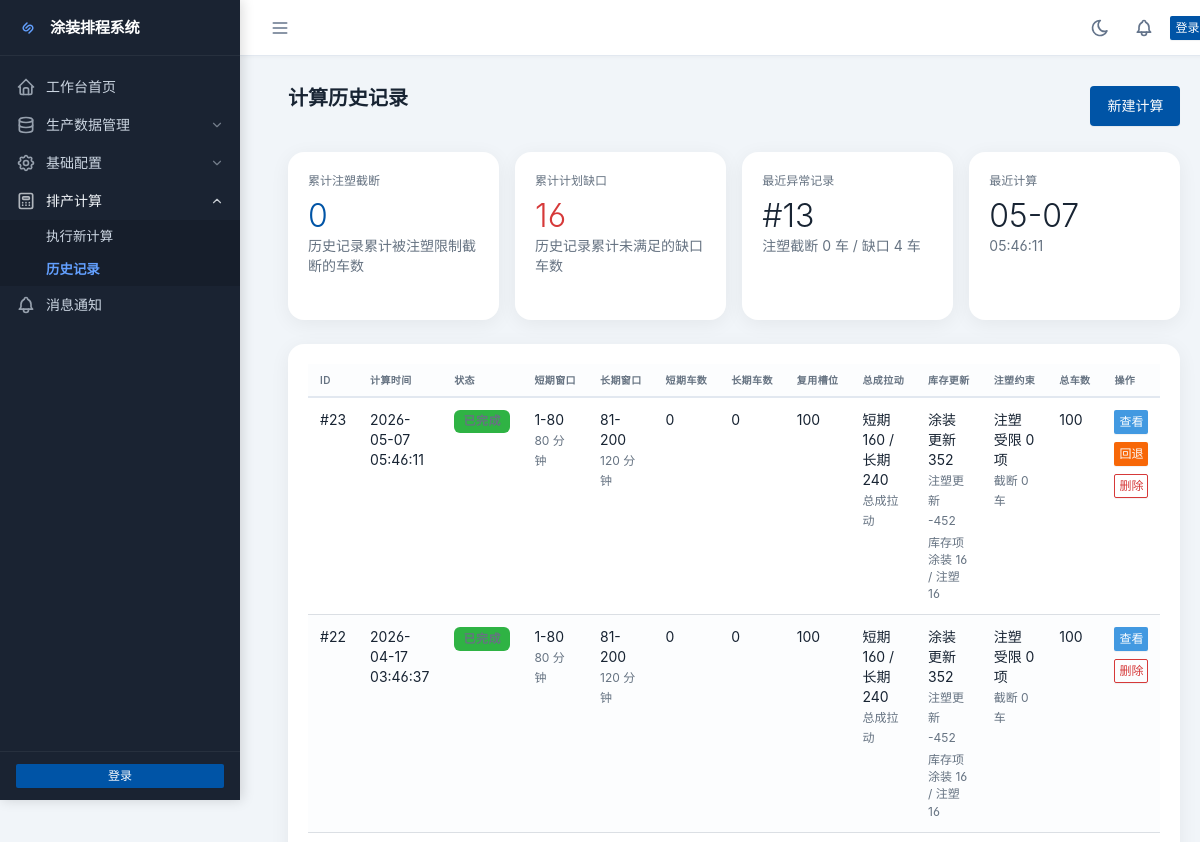
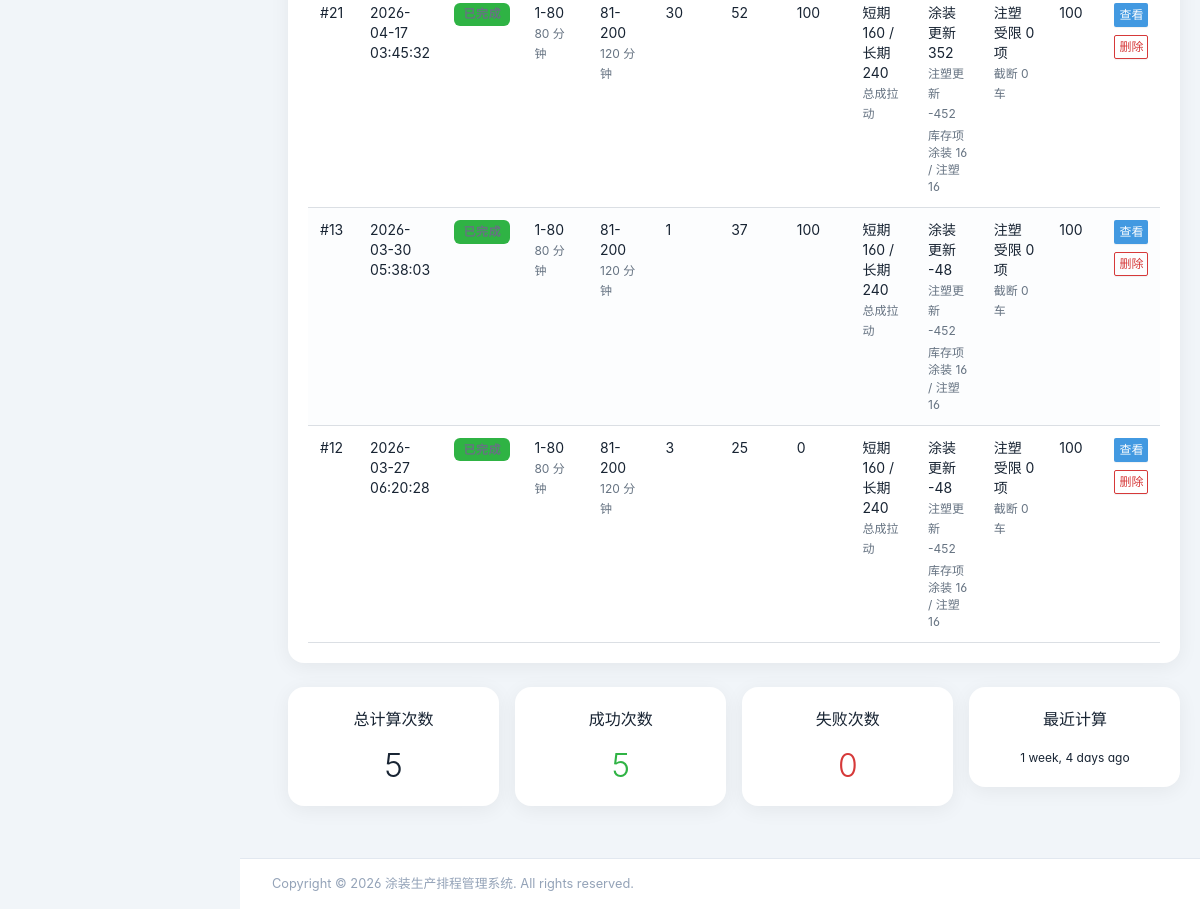
The app's page /schedule/history/, older data (2 pictures, top to bottom).
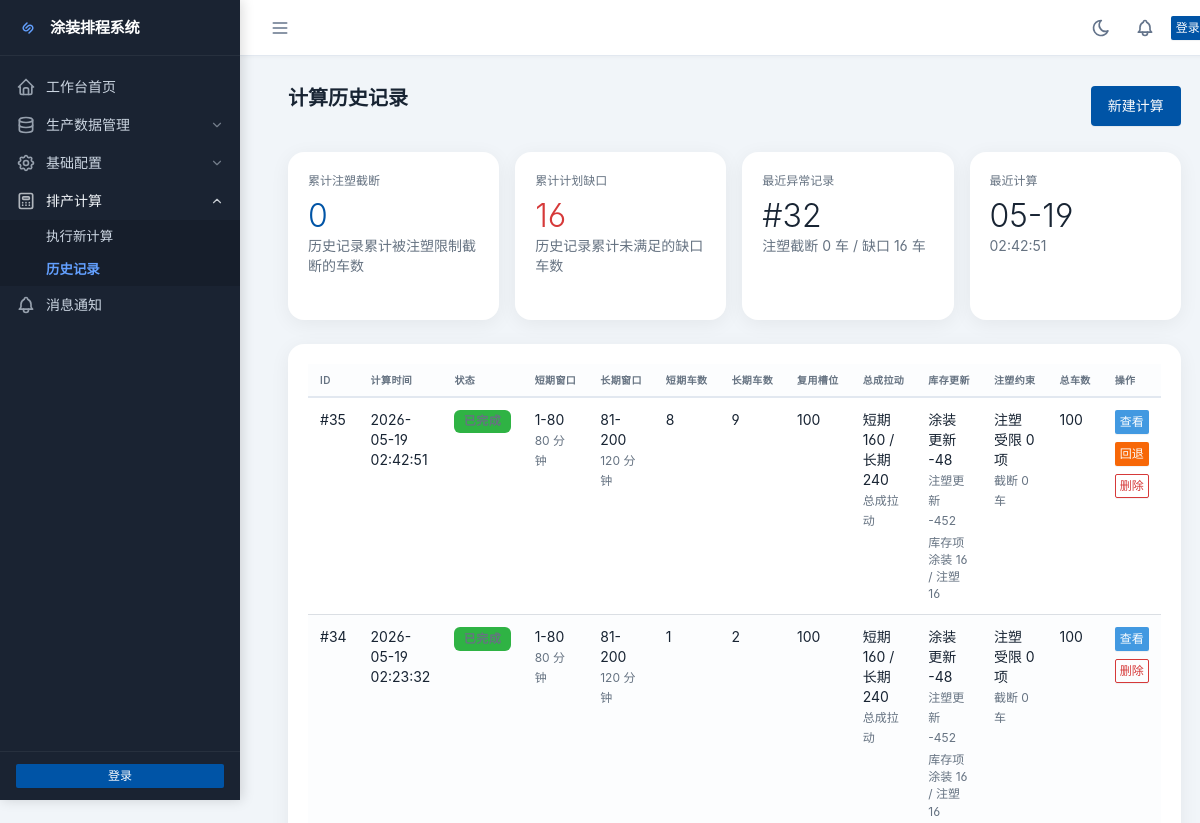
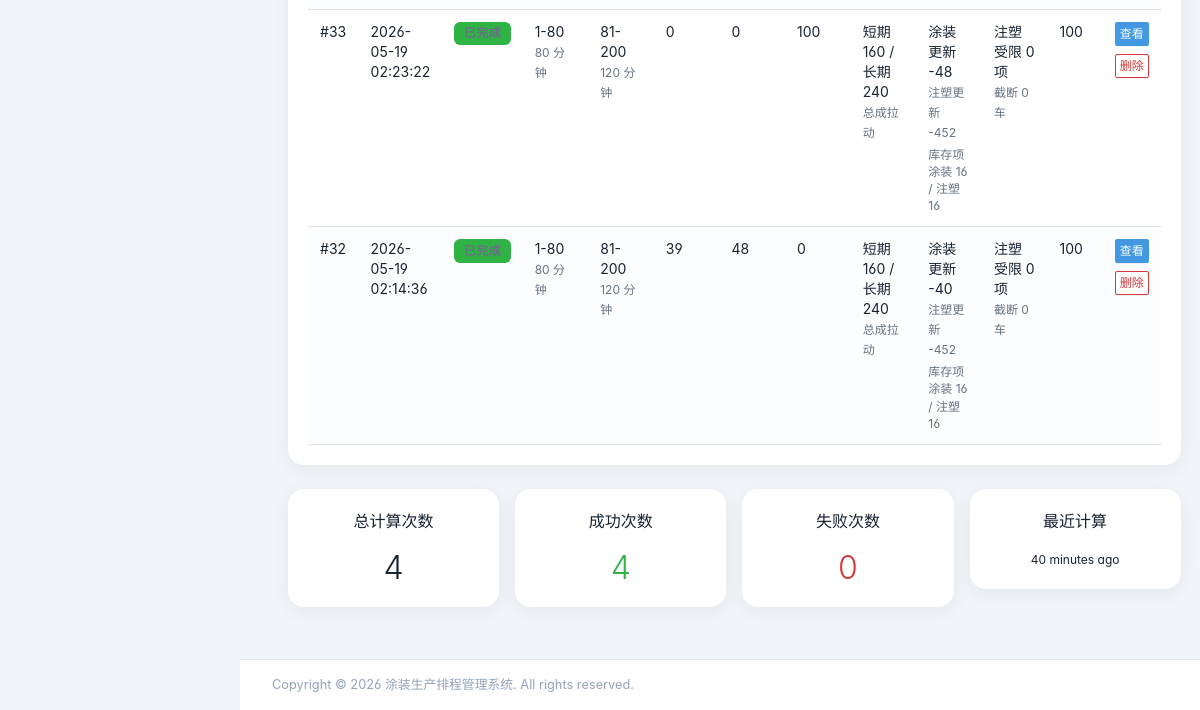
The same page, newer data (2 pictures, top to bottom).
### schedule/models.py (models this page shows, shortened)
class ScheduleRecord(models.Model):
    STATUS_CHOICES = [
        ('pending', '计算中'),
        ('completed', '已完成'),
        ('failed', '失败'),
        ('rolled_back', '已回退'),
    ]
    record_time = models.DateTimeField(auto_now_add=True, verbose_name="记录时间")
    short_term_duration = models.IntegerField(verbose_name="短期时长(分钟)")
    long_term_duration = models.IntegerField(verbose_name="长期时长(分钟)")
    total_vehicles = models.IntegerField(verbose_name="总车数")
    status = models.CharField(max_length=20, choices=STATUS_CHOICES, default='pending', verbose_name="状态")
    error_message = models.TextField(blank=True, verbose_name="错误信息")
    cycle_time_min = models.IntegerField(verbose_name="涂装一圈时间(分钟)")
    avg_hanging_count = models.IntegerField(verbose_name="每车平均挂数")
    total_vehicles_in_line = models.IntegerField(verbose_name="涂装线一圈车数")
    short_term_capacity = models.FloatField(verbose_name="短期产能百分比")
    long_term_capacity = models.FloatField(verbose_name="长期产能百分比")
    front_rear_balance_d = models.IntegerField(verbose_name="前后平衡约束差值")
    group_capacity_limit = models.FloatField(verbose_name="组车数平衡约束")
    class Meta:
        verbose_name = "排产记录"
        verbose_name_plural = "排产记录"
        ordering = ['-record_time']

### schedule/views.py (the view)
# urls.py: path('history/', views.history_list_view, name='history'),
def history_list_view(request):
    _risks_qs = RiskRecord.objects.select_related(
        'product__vehicle_model', 'product__color', 'product__position_type'
    )
    _plans_qs = SchedulePlan.objects.select_related(
        'product__vehicle_model', 'product__color', 'product__position_type'
    )
    records = list(
        ScheduleRecord.objects.prefetch_related(
            Prefetch('risks', queryset=_risks_qs, to_attr='_prefetched_risks'),
            Prefetch('plans', queryset=_plans_qs, to_attr='_prefetched_plans'),
            'formation_slots',
            'inventory_snapshots',
            'demands',
        ).order_by('-record_time')
    )
    for record in records:
        plans = record._prefetched_plans        # list, already select_related
        risks = record._prefetched_risks         # list, already select_related
        slots = list(record.formation_slots.all())
        snapshots = list(record.inventory_snapshots.all())
        demands = list(record.demands.all())
        record.short_vehicles = sum(p.vehicle_count for p in plans if p.plan_type == 'short')
        record.long_vehicles = sum(p.vehicle_count for p in plans if p.plan_type == 'long')
        record.reused_slots = sum(1 for s in slots if s.is_reused)
        record.total_vehicles_used = sum(1 for s in slots if s.product_id is not None)
        record.paint_delta = sum(s.delta_quantity for s in snapshots if s.inventory_type == 'paint')
        record.injection_delta = sum(s.delta_quantity for s in snapshots if s.inventory_type == 'injection')
        record.short_demand_total = sum(d.demand_quantity for d in demands if d.demand_type == 'short')
        record.long_demand_total = sum(d.demand_quantity for d in demands if d.demand_type == 'long')
        record.paint_snapshot_count = sum(1 for s in snapshots if s.inventory_type == 'paint')
        record.injection_snapshot_count = sum(1 for s in snapshots if s.inventory_type == 'injection')
        record.short_window_label = f"1-{record.short_term_duration}"
        record.long_window_label = (
            f"{record.short_term_duration + 1}-"
            f"{record.short_term_duration + record.long_term_duration}"
        )
        injection_constraint_metrics = build_injection_constraint_metrics(
            record,
            prefetched_risks=risks,
            prefetched_plans=plans,
        )
        record.injection_constrained_count = injection_constraint_metrics['count']
        record.injection_constrained_vehicle_loss = injection_constraint_metrics['vehicle_loss']
        plan_gap_metrics = build_plan_gap_metrics(
            record,
            prefetched_risks=risks,
            prefetched_plans=plans,
        )
        record.plan_gap_count = plan_gap_metrics['count']
        record.plan_gap_vehicle_loss = plan_gap_metrics['gap_vehicles']
    completed_count = sum(1 for r in records if r.status == 'completed')
    failed_count = sum(1 for r in records if r.status == 'failed')
    latest_completed = next((r for r in records if r.status == 'completed'), None)
    latest_completed_id = latest_completed.id if latest_completed else None
    latest_time = records[0].record_time if records else None
    total_injection_vehicle_loss = sum(r.injection_constrained_vehicle_loss for r in records)
    total_plan_gap_vehicle_loss = sum(r.plan_gap_vehicle_loss for r in records)
    latest_exception_record = next(
        (
            r for r in records
            if r.injection_constrained_vehicle_loss > 0 or r.plan_gap_vehicle_loss > 0
        ),
        None,
    )
    context = {
        'records': records,
        'completed_count': completed_count,
        'failed_count': failed_count,
        'latest_time': latest_time,
        'latest_completed_id': latest_completed_id,
        'total_injection_vehicle_loss': total_injection_vehicle_loss,
        'total_plan_gap_vehicle_loss': total_plan_gap_vehicle_loss,
        'latest_exception_record': latest_exception_record,
    }
    return render(request, 'schedule/history.html', context)

### templates/schedule/history.html (shortened to what this page needs)
{% extends "base.html" %}
{% load static %}
{% block content %}
<div class="container">
    <div class="row">
        <div class="col-md-12">
            <div class="d-flex justify-content-between align-items-center mb-4">
                <h2>计算历史记录</h2>
                <a href="{% url 'schedule:calculate' %}" class="btn btn-primary">
                     新建计算
                </a>
            </div>
            {% if records %}
            <div class="row mb-4">
                <div class="col-md-3">
                    <div class="card h-100">
                        <div class="card-body">
                            <div class="text-muted small mb-2">累计注塑截断</div>
                            <div class="display-6 text-primary">{{ total_injection_vehicle_loss }}</div>
                            <div class="text-muted">历史记录累计被注塑限制截断的车数</div>
                        </div>
                    </div>
                </div>
                <div class="col-md-3">
                    <div class="card h-100">
                        <div class="card-body">
                            <div class="text-muted small mb-2">累计计划缺口</div>
                            <div class="display-6 text-danger">{{ total_plan_gap_vehicle_loss }}</div>
                            <div class="text-muted">历史记录累计未满足的缺口车数</div>
                        </div>
                    </div>
                </div>
                <div class="col-md-3">
                    <div class="card h-100">
                        <div class="card-body">
                            <div class="text-muted small mb-2">最近异常记录</div>
                            {% if latest_exception_record %}
                            <div class="display-6">#{{ latest_exception_record.id }}</div>
                            <div class="text-muted">
                                注塑截断 {{ latest_exception_record.injection_constrained_vehicle_loss }} 车 / 缺口 {{ latest_exception_record.plan_gap_vehicle_loss }} 车
                            </div>
                            {% else %}
                            <div class="display-6">-</div>
                            <div class="text-muted">最近没有受限或缺口记录</div>
                            {% endif %}
                        </div>
                    </div>
                </div>
                <div class="col-md-3">
                    <div class="card h-100">
                        <div class="card-body">
                            <div class="text-muted small mb-2">最近计算</div>
                            {% if latest_time %}
                            <div class="display-6">{{ latest_time|date:"m-d" }}</div>
                            <div class="text-muted">{{ latest_time|date:"H:i:s" }}</div>
                            {% else %}
                            <div class="display-6">-</div>
                            <div class="text-muted">暂无记录</div>
                            {% endif %}
                        </div>
                    </div>
                </div>
            </div>
            {% endif %}
            <div class="card">
                <div class="card-body">
                    {% if records %}
                    <div class="table-responsive">
                        <table class="table table-striped table-hover">
                            <thead>
                                <tr>
                                    <th>ID</th>
                                    <th>计算时间</th>
                                    <th>状态</th>
                                    <th>短期窗口</th>
                                    <th>长期窗口</th>
                                    <th>短期车数</th>
                                    <th>长期车数</th>
                                    <th>复用槽位</th>
                                    <th>总成拉动</th>
                                    <th>库存更新</th>
                                    <th>注塑约束</th>
                                    <th>总车数</th>
                                    <th>操作</th>
                                </tr>
                            </thead>
                            <tbody>
                                {% for record in records %}
                                <tr>
                                    <td>#{{ record.id }}</td>
                                    <td>{{ record.record_time|date:"Y-m-d H:i:s" }}</td>
                                    <td>
                                        {% if record.status == 'completed' %}
                                        <span class="badge bg-success">已完成</span>
                                        {% elif record.status == 'pending' %}
                                        <span class="badge bg-warning">计算中</span>
                                        {% elif record.status == 'rolled_back' %}
                                        <span class="badge bg-secondary">已回退</span>
                                        {% else %}
                                        <span class="badge bg-danger">失败</span>
                                        {% endif %}
                                    </td>
                                    <td>
                                        <div>{{ record.short_window_label }}</div>
                                        <small class="text-muted">{{ record.short_term_duration }} 分钟</small>
                                    </td>
                                    <td>
                                        <div>{{ record.long_window_label }}</div>
                                        <small class="text-muted">{{ record.long_term_duration }} 分钟</small>
                                    </td>
                                    <td>{{ record.short_vehicles }}</td>
                                    <td>{{ record.long_vehicles }}</td>
                                    <td>{{ record.reused_slots }}</td>
                                    <td>
                                        <div>短期 {{ record.short_demand_total }} / 长期 {{ record.long_demand_total }}</div>
                                        <small class="text-muted">总成拉动</small>
                                    </td>
                                    <td>
                                        <div>涂装更新 {{ record.paint_delta }}</div>
                                        <small class="text-muted">注塑更新 {{ record.injection_delta }}</small>
                                        <div class="text-muted small mt-1">库存项 涂装 {{ record.paint_snapshot_count }} / 注塑 {{ record.injection_snapshot_count }}</div>
                                    </td>
                                    <td>
                                        <div>注塑受限 {{ record.injection_constrained_count }} 项</div>
                                        <small class="text-muted">截断 {{ record.injection_constrained_vehicle_loss }} 车</small>
                                    </td>
                                    <td>{{ record.total_vehicles_used }}</td>
                                    <td>
                                        <div class="d-flex gap-2 flex-wrap">
                                            {% if record.status == 'completed' %}
                                            <a href="{% url 'schedule:result' record.id %}"
                                                class="btn btn-sm btn-info">查看</a>
                                            {% else %}
                                            <button class="btn btn-sm btn-secondary" disabled>不可用</button>
                                            {% endif %}
                                            {% if record.id == latest_completed_id %}
                                            <button type="button" class="btn btn-sm btn-warning"
                                                data-bs-toggle="modal"
                                                data-bs-target="#rollbackModal"
                                                data-record-id="{{ record.id }}"
                                                data-rollback-url="{% url 'schedule:history_rollback' record.id %}">
                                                回退
                                            </button>
                                            {% endif %}
                                            <button type="button" class="btn btn-sm btn-outline-danger"
                                                data-bs-toggle="modal"
                                                data-bs-target="#deleteModal"
                                                data-record-id="{{ record.id }}"
                                                data-delete-url="{% url 'schedule:history_delete' record.id %}">
                                                删除
                                            </button>
                                        </div>
                                    </td>
                                </tr>
                                {% endfor %}
                            </tbody>
                        </table>
                    </div>
                    {% endif %}
                </div>
            </div>
            {% if records %}
            <div class="row mt-4">
                <div class="col-md-3">
                    <div class="card text-center">
                        <div class="card-body">
                            <h5 class="card-title">总计算次数</h5>
                            <p class="card-text display-6">{{ records|length }}</p>
                        </div>
                    </div>
                </div>
                <div class="col-md-3">
                    <div class="card text-center">
                        <div class="card-body">
                            <h5 class="card-title">成功次数</h5>
                            <p class="card-text display-6 text-success">{{ completed_count }}</p>
                        </div>
                    </div>
                </div>
                <div class="col-md-3">
                    <div class="card text-center">
                        <div class="card-body">
                            <h5 class="card-title">失败次数</h5>
                            <p class="card-text display-6 text-danger">{{ failed_count }}</p>
                        </div>
                    </div>
                </div>
                <div class="col-md-3">
                    <div class="card text-center">
                        <div class="card-body">
                            <h5 class="card-title">最近计算</h5>
                            <p class="card-text">
                                {% if latest_time %}
                                <small>{{ latest_time|timesince }} ago</small>
                                {% endif %}
                            </p>
                        </div>
                    </div>
                </div>
            </div>
            {% endif %}
        </div>
    </div>
</div>
{% endblock %}

Row changes from the older to the newer data that the page shows:
removed ScheduleRecord: id "13", injection_constrained_vehicle_loss "0", plan_gap_vehicle_loss "4", record_time "2026-03-30 05:38:03", short_window_label "1-80", short_term_duration "80", long_window_label "81-200", long_term_duration "120", short_vehicles "1", long_vehicles "37", reused_slots "100", short_demand_total "160", long_demand_total "240", paint_delta "-48", injection_delta "-452", paint_snapshot_count "16", injection_snapshot_count "16", injection_constrained_count "0", total_vehicles_used "100", status "查看"
removed ScheduleRecord: record_time "05-07", record_time "05:46:11", id "23", record_time "2026-05-07 05:46:11", short_window_label "1-80", short_term_duration "80", long_window_label "81-200", long_term_duration "120", short_vehicles "0", long_vehicles "0", reused_slots "100", short_demand_total "160", long_demand_total "240", paint_delta "352", injection_delta "-452", paint_snapshot_count "16", injection_snapshot_count "16", injection_constrained_count "0", injection_constrained_vehicle_loss "0", total_vehicles_used "100", status "查看", record_time "1 week, 4 days"
removed ScheduleRecord: id "22", record_time "2026-04-17 03:46:37", short_window_label "1-80", short_term_duration "80", long_window_label "81-200", long_term_duration "120", short_vehicles "0", long_vehicles "0", reused_slots "100", short_demand_total "160", long_demand_total "240", paint_delta "352", injection_delta "-452", paint_snapshot_count "16", injection_snapshot_count "16", injection_constrained_count "0", injection_constrained_vehicle_loss "0", total_vehicles_used "100", status "查看"
removed ScheduleRecord: id "21", record_time "2026-04-17 03:45:32", short_window_label "1-80", short_term_duration "80", long_window_label "81-200", long_term_duration "120", short_vehicles "30", long_vehicles "52", reused_slots "100", short_demand_total "160", long_demand_total "240", paint_delta "352", injection_delta "-452", paint_snapshot_count "16", injection_snapshot_count "16", injection_constrained_count "0", injection_constrained_vehicle_loss "0", total_vehicles_used "100", status "查看"
removed ScheduleRecord: id "12", record_time "2026-03-27 06:20:28", short_window_label "1-80", short_term_duration "80", long_window_label "81-200", long_term_duration "120", short_vehicles "3", long_vehicles "25", reused_slots "0", short_demand_total "160", long_demand_total "240", paint_delta "-48", injection_delta "-452", paint_snapshot_count "16", injection_snapshot_count "16", injection_constrained_count "0", injection_constrained_vehicle_loss "0", total_vehicles_used "100", status "查看"
added ScheduleRecord: id "32", injection_constrained_vehicle_loss "0", plan_gap_vehicle_loss "16", record_time "2026-05-19 02:14:36", short_window_label "1-80", short_term_duration "80", long_window_label "81-200", long_term_duration "120", short_vehicles "39", long_vehicles "48", reused_slots "0", short_demand_total "160", long_demand_total "240", paint_delta "-40", injection_delta "-452", paint_snapshot_count "16", injection_snapshot_count "16", injection_constrained_count "0", total_vehicles_used "100", status "查看"
added ScheduleRecord: record_time "05-19", record_time "02:42:51", id "35", record_time "2026-05-19 02:42:51", short_window_label "1-80", short_term_duration "80", long_window_label "81-200", long_term_duration "120", short_vehicles "8", long_vehicles "9", reused_slots "100", short_demand_total "160", long_demand_total "240", paint_delta "-48", injection_delta "-452", paint_snapshot_count "16", injection_snapshot_count "16", injection_constrained_count "0", injection_constrained_vehicle_loss "0", total_vehicles_used "100", status "查看", record_time "40 minutes"
added ScheduleRecord: id "34", record_time "2026-05-19 02:23:32", short_window_label "1-80", short_term_duration "80", long_window_label "81-200", long_term_duration "120", short_vehicles "1", long_vehicles "2", reused_slots "100", short_demand_total "160", long_demand_total "240", paint_delta "-48", injection_delta "-452", paint_snapshot_count "16", injection_snapshot_count "16", injection_constrained_count "0", injection_constrained_vehicle_loss "0", total_vehicles_used "100", status "查看"
added ScheduleRecord: id "33", record_time "2026-05-19 02:23:22", short_window_label "1-80", short_term_duration "80", long_window_label "81-200", long_term_duration "120", short_vehicles "0", long_vehicles "0", reused_slots "100", short_demand_total "160", long_demand_total "240", paint_delta "-48", injection_delta "-452", paint_snapshot_count "16", injection_snapshot_count "16", injection_constrained_count "0", injection_constrained_vehicle_loss "0", total_vehicles_used "100", status "查看"
Text that changed along with them:
{{ records|length }}: "5" → "4"
{{ completed_count }}: "5" → "4"
